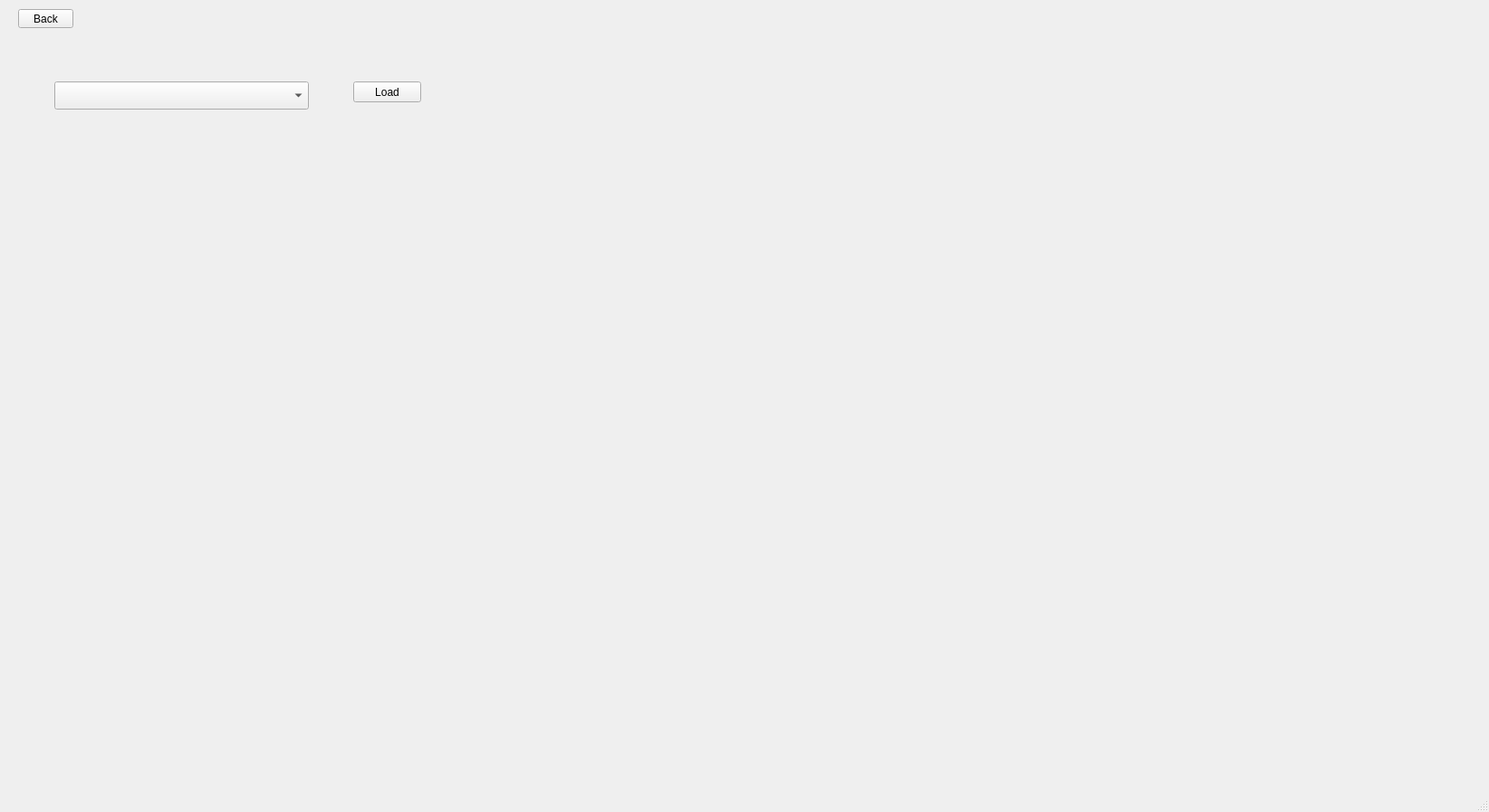
<?xml version="1.0" encoding="UTF-8"?>
<ui version="4.0">
 <class>MainWindow</class>
 <widget class="QMainWindow" name="MainWindow">
  <property name="geometry">
   <rect>
    <x>0</x>
    <y>0</y>
    <width>1644</width>
    <height>897</height>
   </rect>
  </property>
  <property name="windowTitle">
   <string>MainWindow</string>
  </property>
  <widget class="QWidget" name="centralwidget">
   <widget class="QWidget" name="verticalLayoutWidget">
    <property name="geometry">
     <rect>
      <x>60</x>
      <y>160</y>
      <width>711</width>
      <height>561</height>
     </rect>
    </property>
    <layout class="QVBoxLayout" name="vlayout"/>
   </widget>
   <widget class="QPushButton" name="load_button">
    <property name="geometry">
     <rect>
      <x>390</x>
      <y>90</y>
      <width>75</width>
      <height>23</height>
     </rect>
    </property>
    <property name="text">
     <string>Load</string>
    </property>
   </widget>
   <widget class="QComboBox" name="combobox">
    <property name="geometry">
     <rect>
      <x>60</x>
      <y>90</y>
      <width>281</width>
      <height>31</height>
     </rect>
    </property>
   </widget>
   <widget class="QPushButton" name="back_button">
    <property name="geometry">
     <rect>
      <x>20</x>
      <y>10</y>
      <width>61</width>
      <height>21</height>
     </rect>
    </property>
    <property name="text">
     <string>Back</string>
    </property>
   </widget>
  </widget>
  <widget class="QMenuBar" name="menubar">
   <property name="geometry">
    <rect>
     <x>0</x>
     <y>0</y>
     <width>1644</width>
     <height>21</height>
    </rect>
   </property>
  </widget>
  <widget class="QStatusBar" name="statusbar"/>
 </widget>
 <resources/>
 <connections/>
</ui>
